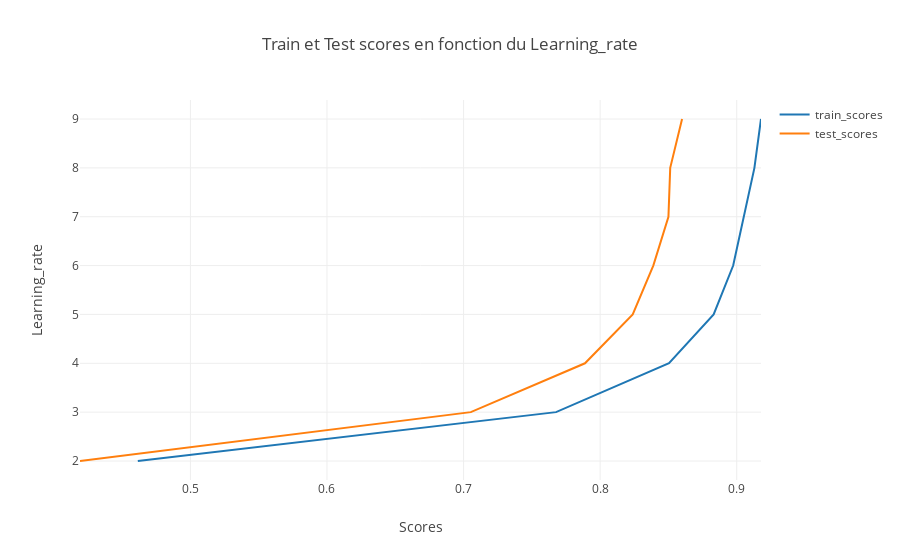

The code cell stored with this chart in its notebook:
### Code cell
rates =[]
train_scores =[]
test_scores=[]

for rate in np.arange(0.01, 1, 0.02):
    params = {'n_estimators': 50, 'max_depth': 4, 'min_samples_split': 2,
              'learning_rate': rate, 'loss': 'ls'}

    reg = ensemble.GradientBoostingRegressor(**params)

    reg.fit(X_train, y_train.price.values)

    train_score = reg.score(X_train, y_train.price.values)
    test_score = reg.score(X_test, y_test.price.values)
    rates.append(rate)
    train_scores.append(train_score)        
    test_scores.append(test_score)    
    
plot_optimisation(train_scores, test_scores, min_samples_splits, 'Learning_rate')

### Figure 1 — Plotly figure (JSON) as saved in the notebook; plotly's stock layout.template omitted (floating-point values rounded to 4 significant figures)
{"data": [{"mode": "lines", "name": "train_scores", "type": "scatter", "uid": "f2502f4b-5c8f-46ae-8757-c15baf5b2371", "x": [0.4615, 0.7677, 0.8504, 0.8831, 0.8974, 0.9051, 0.913, 0.9178, 0.9197, 0.9243, 0.9267, 0.9281, 0.9296, 0.931, 0.9365, 0.9374, 0.9382, 0.9371, 0.9402, 0.9422, 0.9438, 0.942, 0.9437, 0.9449, 0.943, 0.9459, 0.9435, 0.9436, 0.9472, 0.9459, 0.9468, 0.9479, 0.948, 0.9479, 0.9481, 0.946, 0.9485, 0.947, 0.9487, 0.9474, 0.9443, 0.9445, 0.9495, 0.9445, 0.9466, 0.9504, 0.9451, 0.946, 0.9448, 0.9472], "y": [2, 3, 4, 5, 6, 7, 8, 9]}, {"mode": "lines", "name": "test_scores", "type": "scatter", "uid": "bf2b632d-514c-40cf-930a-4aad6c5334e6", "x": [0.4192, 0.7053, 0.7889, 0.8239, 0.8389, 0.85, 0.8513, 0.86, 0.8542, 0.8573, 0.8614, 0.8627, 0.8601, 0.859, 0.8537, 0.8607, 0.8556, 0.8593, 0.8649, 0.8631, 0.8525, 0.8491, 0.8521, 0.8568, 0.8436, 0.8565, 0.8543, 0.846, 0.8543, 0.8548, 0.8319, 0.8412, 0.8403, 0.8472, 0.8161, 0.8374, 0.815, 0.8309, 0.8018, 0.8322, 0.8233, 0.829, 0.8283, 0.8018, 0.7988, 0.792, 0.7737, 0.7909, 0.7786, 0.7962], "y": [2, 3, 4, 5, 6, 7, 8, 9]}], "layout": {"showlegend": true, "title": "Train et Test scores en fonction du Learning_rate", "xaxis": {"title": "Scores"}, "yaxis": {"title": "Learning_rate"}}}
